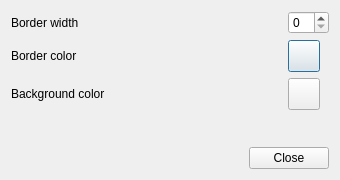
<?xml version="1.0" encoding="UTF-8"?>
<ui version="4.0">
 <class>SelectionDialog</class>
 <widget class="QDialog" name="SelectionDialog">
  <property name="geometry">
   <rect>
    <x>0</x>
    <y>0</y>
    <width>340</width>
    <height>180</height>
   </rect>
  </property>
  <property name="windowTitle">
   <string>Dialog</string>
  </property>
  <layout class="QGridLayout" name="gridLayout">
   <item row="0" column="0">
    <widget class="QLabel" name="labelBorderWidth">
     <property name="text">
      <string>Border width</string>
     </property>
    </widget>
   </item>
   <item row="0" column="1">
    <widget class="QSpinBox" name="borderWidthSpinBox">
     <property name="minimum">
      <number>0</number>
     </property>
     <property name="maximum">
      <number>50</number>
     </property>
    </widget>
   </item>
   <item row="1" column="0">
    <widget class="QLabel" name="labelBorderColor">
     <property name="text">
      <string>Border color</string>
     </property>
    </widget>
   </item>
   <item row="1" column="1">
    <widget class="QPushButton" name="borderColorButton">
     <property name="minimumSize">
      <size>
       <width>32</width>
       <height>32</height>
      </size>
     </property>
     <property name="maximumSize">
      <size>
       <width>32</width>
       <height>32</height>
      </size>
     </property>
     <property name="text">
      <string/>
     </property>
    </widget>
   </item>
   <item row="2" column="0">
    <widget class="QLabel" name="labelBackgroundColor">
     <property name="text">
      <string>Background color</string>
     </property>
    </widget>
   </item>
   <item row="2" column="1">
    <widget class="QPushButton" name="backgroundColorButton">
     <property name="minimumSize">
      <size>
       <width>32</width>
       <height>32</height>
      </size>
     </property>
     <property name="maximumSize">
      <size>
       <width>32</width>
       <height>32</height>
      </size>
     </property>
     <property name="text">
      <string/>
     </property>
    </widget>
   </item>
   <item row="3" column="1">
    <spacer name="verticalSpacer">
     <property name="orientation">
      <enum>Qt::Vertical</enum>
     </property>
     <property name="sizeHint" stdset="0">
      <size>
       <width>20</width>
       <height>40</height>
      </size>
     </property>
    </spacer>
   </item>
   <item row="4" column="0" colspan="2">
    <widget class="QDialogButtonBox" name="buttonBox">
     <property name="orientation">
      <enum>Qt::Horizontal</enum>
     </property>
     <property name="standardButtons">
      <set>QDialogButtonBox::Close</set>
     </property>
    </widget>
   </item>
  </layout>
 </widget>
 <resources/>
 <connections>
  <connection>
   <sender>buttonBox</sender>
   <signal>accepted()</signal>
   <receiver>SelectionDialog</receiver>
   <slot>accept()</slot>
   <hints>
    <hint type="sourcelabel">
     <x>248</x>
     <y>254</y>
    </hint>
    <hint type="destinationlabel">
     <x>157</x>
     <y>274</y>
    </hint>
   </hints>
  </connection>
  <connection>
   <sender>buttonBox</sender>
   <signal>rejected()</signal>
   <receiver>SelectionDialog</receiver>
   <slot>reject()</slot>
   <hints>
    <hint type="sourcelabel">
     <x>316</x>
     <y>260</y>
    </hint>
    <hint type="destinationlabel">
     <x>286</x>
     <y>274</y>
    </hint>
   </hints>
  </connection>
 </connections>
</ui>
